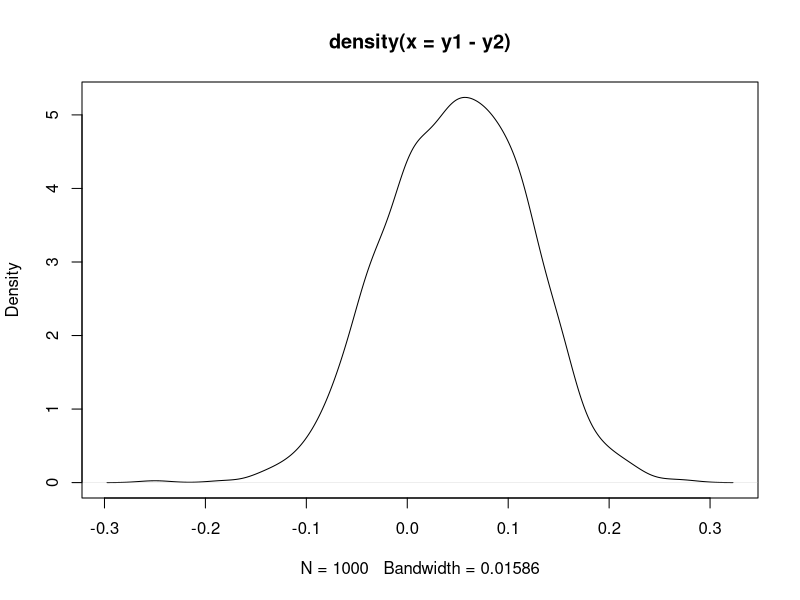
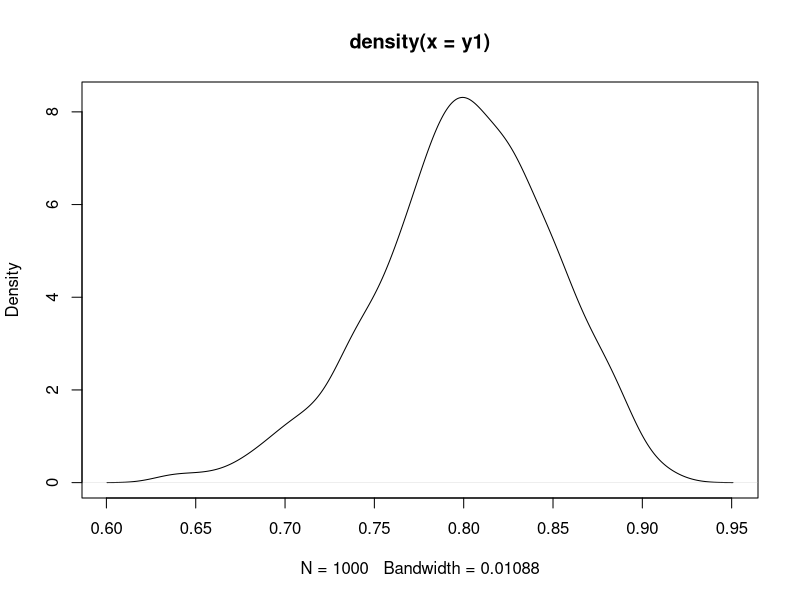
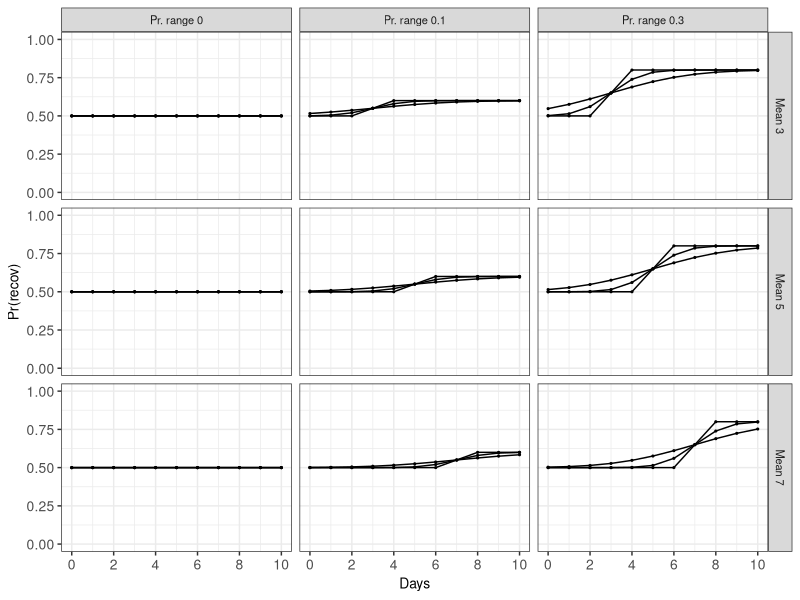

The R source for these figures, in order:
## ---- chunk 1
knitr::opts_chunk$set(echo = TRUE)
library(ggplot2)
library(dplyr)
ggplot2::theme_set(ggplot2::theme_bw())
ggplot2::theme_update(text = element_text(size = 10))
ggplot2::theme_update(legend.position = "top")
# ggplot2::theme_update(legend.title = element_blank())
ggplot2::theme_update(axis.text.x = element_text(size = 10))
ggplot2::theme_update(axis.text.y = element_text(size = 10))


estBetaParams <- function(mu, sd) {
  var = sd^2
  
  if(mu < 0.00001 | mu > 0.99999) return(NA)
  if(var < 0.00001 | var > 0.24999) return(NA)
  
  alpha <- ((1 - mu) / var - 1 / mu) * mu ^ 2
  beta <- alpha * (1 / mu - 1)
  return(params = list(alpha = alpha, beta = beta))
}

l1 <- estBetaParams(0.8, 0.05)
l2 <- estBetaParams(0.75, 0.05)

y1 <- rbeta(1000, l1$alpha, l1$beta)
y2 <- rbeta(1000, l2$alpha, l2$beta)

d1 <- density(y1)
d2 <- density(y2)

d3 <- density(y1-y2)

ymax <- max(c(d1$y, d2$y))
xlim <- range(d1$x, d2$x)

plot(d3)

plot(d1)




drc_true_mu <- function(x){
  
  # p_rec <- p_range * pnorm(dose, location, scale) + p_lwr
  
  
  p_rec <- pgrid$p_range[x] * pnorm(dose, 
                                    pgrid$location[x], 
                                    pgrid$scale[x]) + pgrid$p_lwr[x]

  return(p_rec)
  
}

## ---- chunk 2

dose <- 0:10

pgrid <- expand.grid(location = c(3, 5, 7),
                     scale = c(0.2, 1.2, 3),
                     p_range = c(0, 0.1, 0.3),
                     p_lwr = 0.5)
pgrid$id <- as.character(paste0("V", rep(1:nrow(pgrid))))


m <- do.call(rbind, lapply(1:nrow(pgrid), drc_true_mu))
dfig <- as.data.frame(t(m)) %>%
  tidyr::gather("id", "mu") %>%
  dplyr::mutate(dose = rep(dose, len = length(dose)*nrow(pgrid)))

dfig <- merge(dfig, pgrid, by = "id")

ggplot(dfig, aes(dose, mu, group = id))+
  geom_line() +
  geom_point(size=0.4) +
  scale_y_continuous("Pr(recov)", lim = 0:1) +
  scale_x_continuous("Days", breaks = c(0, 2, 4, 6, 8, 10)) +
  facet_grid(paste0("Mean ", location) ~ paste0("Pr. range ", p_range ))
